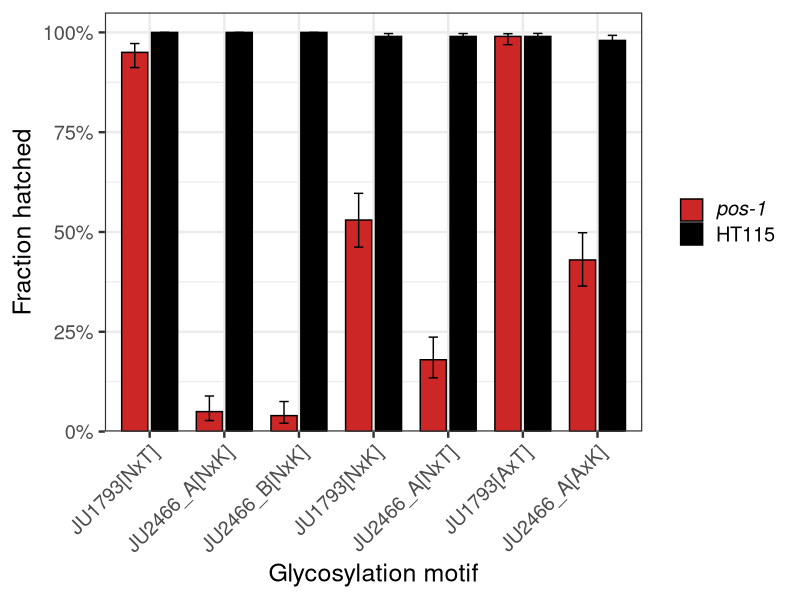
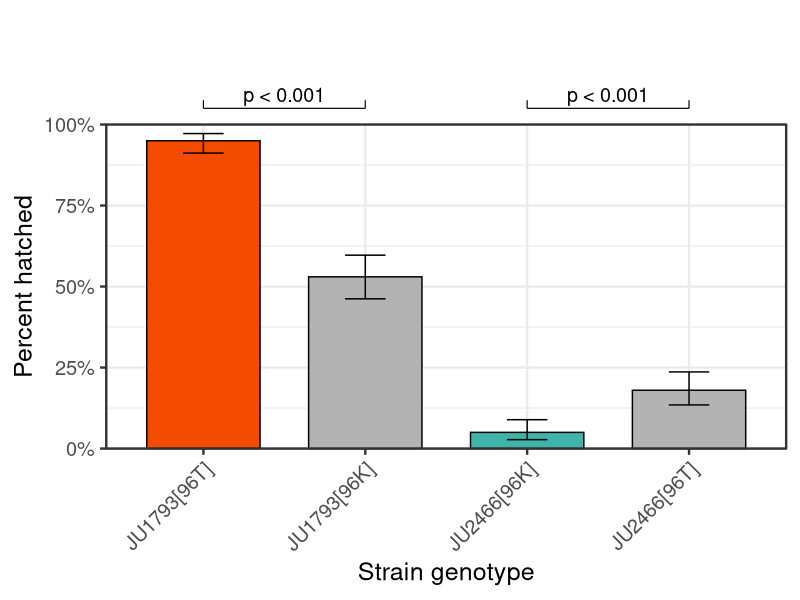
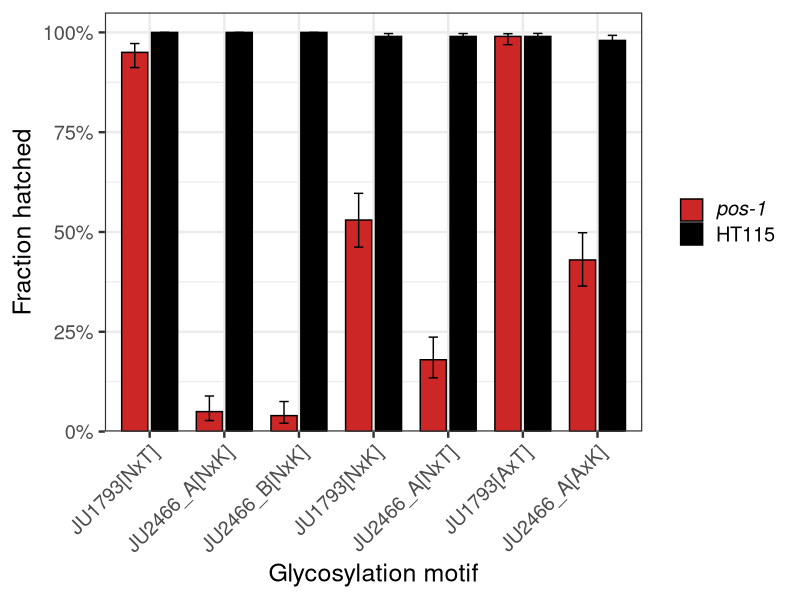
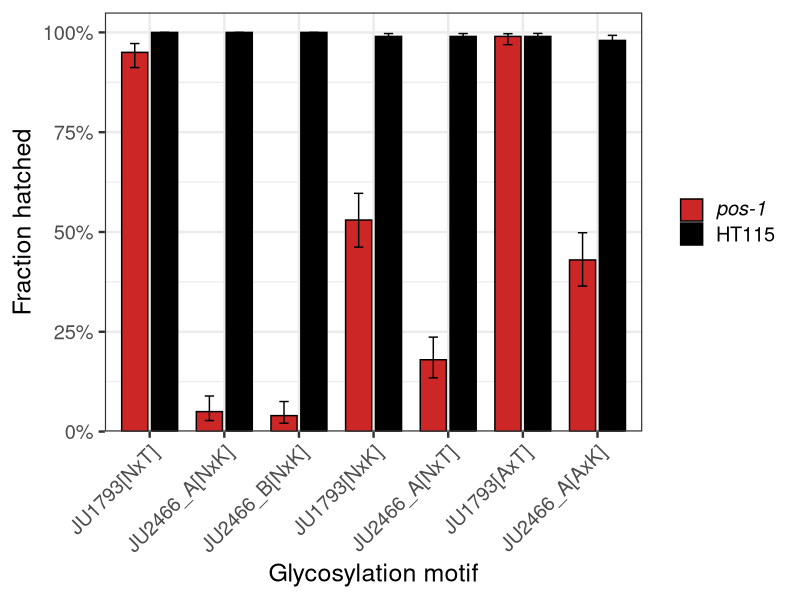
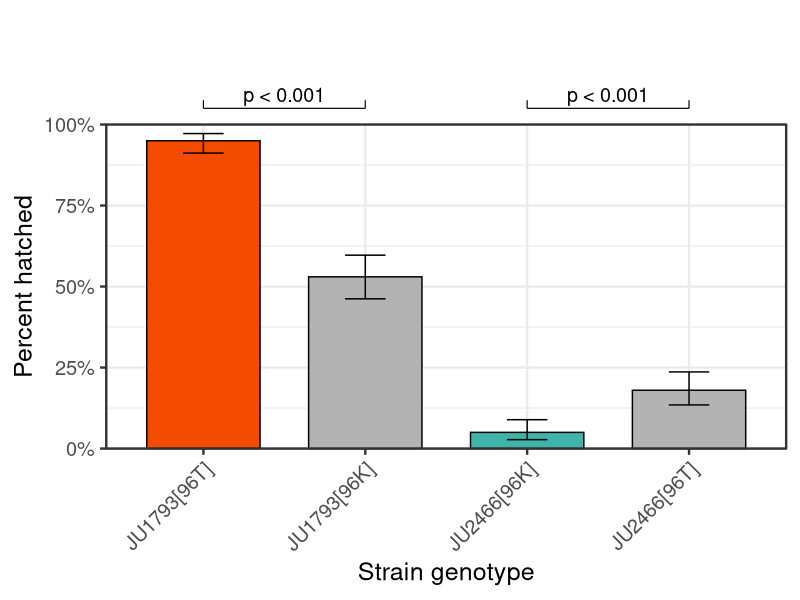
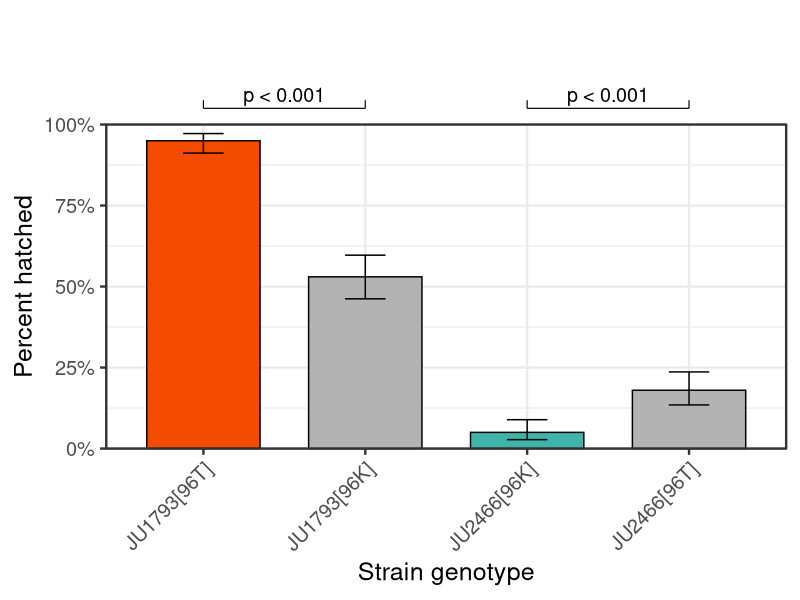

Source code (R) for these figures, in order:
# SUPERSEDED by scripts/Figure4_sid2.R (see README.md). Outputs go to
# plots/legacy/. Still RStudio-only: it resolves its path via rstudioapi.
library(tidyverse)

# Read data
df <- read_csv("../data/plate_rnai_phenotyping/20260409_ju2466swap_plus_N2A_swap.csv")

# Compute 95% Wilson score confidence intervals for binomial proportions
# n_hatched = n_plated - n_unhatched, n = n_plated
z <- qnorm(0.975)

df <- df %>%
  mutate(
    n_hatched = n_plated - n_unhatched,
    p = fraction_hatched,
    # Wilson score interval
    ci_lo = (p + z^2 / (2 * n_plated) - z * sqrt(p * (1 - p) / n_plated + z^2 / (4 * n_plated^2))) /
      (1 + z^2 / n_plated),
    ci_hi = (p + z^2 / (2 * n_plated) + z * sqrt(p * (1 - p) / n_plated + z^2 / (4 * n_plated^2))) /
      (1 + z^2 / n_plated),
    ci_lo = pmax(ci_lo, 0),
    ci_hi = pmin(ci_hi, 1)
  )

# Set factor levels to preserve row order for x-axis
motif_order <- unique(df$`glycosylation motif`)
df <- df %>%
  mutate(
    `glycosylation motif` = factor(`glycosylation motif`, levels = motif_order),
    condition = factor(condition, levels = c("pos", "ht115"))
  )

# Plot
p <- ggplot(df, aes(x = `glycosylation motif`, y = fraction_hatched,
                    fill = condition, group = condition)) +
  geom_col(
    aes(color = condition),
    position = position_dodge(width = 0.8),
    width = 0.7,
    color = "black"
  ) +
  geom_errorbar(
    aes(ymin = ci_lo, ymax = ci_hi),
    position = position_dodge(width = 0.8),
    width = 0.25,
    color = "black",
    linewidth = 0.5
  ) +
  scale_fill_manual(
    values = c("pos" = "firebrick3", "ht115" = "black"),
    labels = c("pos" = expression(italic("pos-1")), "ht115" = "HT115"),
    name = "Condition"
  ) +
  scale_y_continuous(
    limits = c(0, 1.05),
    expand = c(0, 0),
    labels = scales::percent_format(accuracy = 1)
  ) +
  labs(
    x = "Glycosylation motif",
    y = "Fraction hatched"
  ) +
  theme_bw(18) +
  theme(
    axis.text.x = element_text(angle = 45, hjust = 1),
    legend.title = element_blank()
  )

print(p)

ggsave("../plots/legacy/Figure4.pdf", p, width = 10, height = 6)
ggsave("../plots/legacy/Figure4.png", p, width = 10, height = 6, dpi = 300)

# --- Figure 4 clean: pos-1 RNAi only, JU1793/JU2466_A/wSZ200/wSZ206 only ---

df_pos <- df %>%
  filter(condition == "pos", strain %in% c("JU1793", "JU2466_A", "wSZ200", "wSZ206")) %>%
  mutate(genotype = str_replace(genotype, "_A", ""))

# Order: JU1793 background first, then JU2466 background
genotype_levels_clean <- c("JU1793[96T]", "JU1793[96K]", "JU2466[96K]", "JU2466[96T]")

bar_colors <- c("JU1793[96T]" = "#F34C00", "JU1793[96K]" = "gray70",
                "JU2466[96K]" = "#40B4AB", "JU2466[96T]" = "gray70")

df_pos <- df_pos %>%
  mutate(genotype = factor(genotype, levels = genotype_levels_clean))

# Fisher's exact test for two strains (count data: hatched vs unhatched)
run_fisher <- function(s1, s2) {
  d1 <- df_pos %>% filter(strain == s1)
  d2 <- df_pos %>% filter(strain == s2)
  mat <- matrix(c(d1$n_hatched, d1$n_unhatched,
                  d2$n_hatched, d2$n_unhatched),
                nrow = 2, byrow = TRUE)
  fisher.test(mat)$p.value
}

fmt_p <- function(p) {
  if (p < 0.001) "p < 0.001"
  else if (p < 0.01) sprintf("p = %.3f", p)
  else sprintf("p = %.3f", p)
}

# Comparisons: JU1793 vs wSZ200, JU2466_A vs wSZ206
comparisons <- tibble(
  s1      = c("JU1793",   "JU2466_A"),
  s2      = c("wSZ200",   "wSZ206"),
  x1      = c(1,          3),
  x2      = c(2,          4),
  y_level = c(1,          1)
) %>%
  rowwise() %>%
  mutate(pval  = run_fisher(s1, s2),
         label = fmt_p(pval)) %>%
  ungroup()

# Bracket geometry parameters
y_base  <- 1.05
y_step  <- 0.09
tip_len <- 0.025

bracket_segs <- comparisons %>%
  mutate(yb = y_base + (y_level - 1) * y_step,
         yt = yb + tip_len) %>%
  rowwise() %>%
  reframe(
    x    = c(x1, x1, x2),
    xend = c(x2, x1, x2),
    y    = c(yb, yb, yb),
    yend = c(yb, yt, yt)
  )

bracket_text <- comparisons %>%
  mutate(
    x     = (x1 + x2) / 2,
    y     = y_base + (y_level - 1) * y_step + tip_len + 0.018
  )

p_clean <- ggplot(df_pos, aes(x = genotype, y = fraction_hatched, fill = genotype)) +
  geom_col(color = "black", width = 0.7) +
  scale_fill_manual(values = bar_colors, guide = "none") +
  geom_errorbar(aes(ymin = ci_lo, ymax = ci_hi),
                width = 0.25, color = "black", linewidth = 0.5) +
  geom_segment(data = bracket_segs,
               aes(x = x, xend = xend, y = y, yend = yend),
               inherit.aes = FALSE, linewidth = 0.4) +
  geom_text(data = bracket_text,
            aes(x = x, y = y, label = label),
            inherit.aes = FALSE, size = 5) +
  scale_y_continuous(
    expand = c(0, 0),
    labels = scales::percent_format(accuracy = 1)
  ) +
  coord_cartesian(ylim = c(0, 1), clip = "off") +
  labs(x = "Strain genotype", y = "Percent hatched") +
  theme_bw(18) +
  theme(
    axis.text.x = element_text(angle = 45, hjust = 1),
    plot.margin = margin(t = 90, r = 10, b = 10, l = 10, unit = "pt")
  )

print(p_clean)

ggsave("../plots/legacy/Figure4_clean.pdf", p_clean, width = 8, height = 7)
ggsave("../plots/legacy/Figure4_clean.png", p_clean, width = 8, height = 7, dpi = 300)
